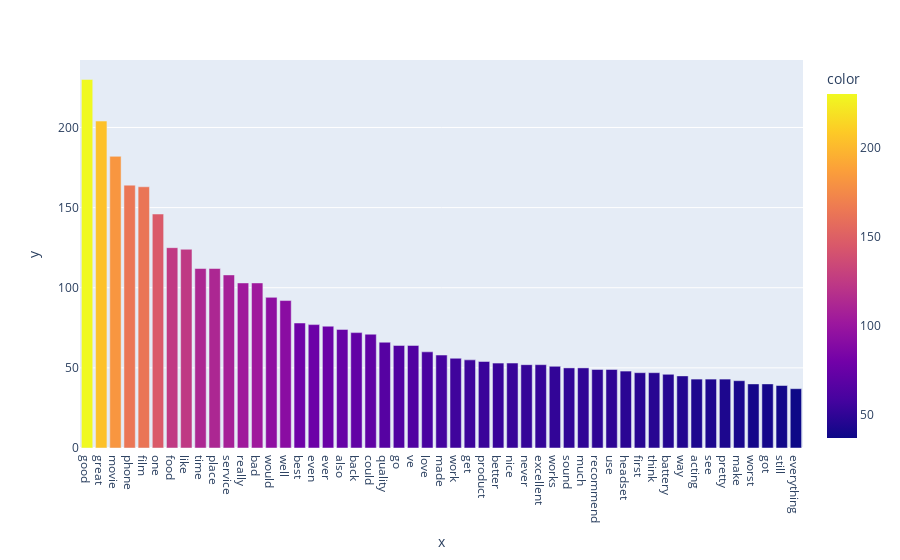

The notebook cell this image was saved under:
### Markdown cell above
#### Unfortunately, the accuracy of two classifiers does not improve after removing stopwords. The reason may be that the stopwords are not the main reason that causes the low accuracy of the classifier. However, after removing stopwords, we can visualize the word frequency with more meaningful words e.g. good, movie, film and so on.

### Code cell
term_frequencies = np.asarray(df_counts_RS.sum(axis=0))[0]
# show the top 1% most frequent terms, 52 terms in this case

percentage = 99
threshold = np.percentile(term_frequencies, percentage)
print(threshold)

df_count_partial = np.array(count_vect.get_feature_names_out())[term_frequencies >= threshold]
term_frequencies_partial = term_frequencies[term_frequencies >= threshold]
# plot and set the color to be the term frequency
# sort X_count_partial and term_frequencies_partial by term_frequencies_partial in descending order
df_count_partial_sort = df_count_partial[np.argsort(term_frequencies_partial)][::-1]
term_frequencies_partial_sort = np.sort(term_frequencies_partial)[::-1]
print(len(df_count_partial_sort), len(term_frequencies_partial_sort))
fig = px.bar(x=df_count_partial_sort, y=term_frequencies_partial_sort, color=term_frequencies_partial_sort)
fig.show()

### Figure 1 — Plotly figure (JSON) as saved in the notebook; plotly's stock layout.template omitted (floating-point values rounded to 4 significant figures)
{"data": [{"alignmentgroup": "True", "hovertemplate": "x=%{x}<br>y=%{y}<br>color=%{marker.color}<extra></extra>", "legendgroup": "", "marker": {"color": [230, 204, 182, 164, 163, 146, 125, 124, 112, 112, 108, 103, 103, 94, 92, 78, 77, 76, 74, 72, 71, 66, 64, 64, 60, 58, 56, 55, 54, 53, 53, 52, 52, 51, 50, 50, 49, 49, 48, 47, 47, 46, 45, 43, 43, 43, 42, 40, 40, 39, 37], "coloraxis": "coloraxis", "pattern": {"shape": ""}}, "name": "", "offsetgroup": "", "orientation": "v", "showlegend": false, "textposition": "auto", "type": "bar", "x": ["good", "great", "movie", "phone", "film", "one", "food", "like", "time", "place", "service", "really", "bad", "would", "well", "best", "even", "ever", "also", "back", "could", "quality", "go", "ve", "love", "made", "work", "get", "product", "better", "nice", "never", "excellent", "works", "sound", "much", "recommend", "use", "headset", "first", "think", "battery", "way", "acting", "see", "pretty", "make", "worst", "got", "still", "everything"], "xaxis": "x", "y": [230, 204, 182, 164, 163, 146, 125, 124, 112, 112, 108, 103, 103, 94, 92, 78, 77, 76, 74, 72, 71, 66, 64, 64, 60, 58, 56, 55, 54, 53, 53, 52, 52, 51, 50, 50, 49, 49, 48, 47, 47, 46, 45, 43, 43, 43, 42, 40, 40, 39, 37], "yaxis": "y"}], "layout": {"barmode": "relative", "coloraxis": {"colorbar": {"title": {"text": "color"}}, "colorscale": [[0, "#0d0887"], [0.1111, "#46039f"], [0.2222, "#7201a8"], [0.3333, "#9c179e"], [0.4444, "#bd3786"], [0.5556, "#d8576b"], [0.6667, "#ed7953"], [0.7778, "#fb9f3a"], [0.8889, "#fdca26"], [1, "#f0f921"]]}, "legend": {"tracegroupgap": 0}, "margin": {"t": 60}, "xaxis": {"anchor": "y", "domain": [0, 1], "title": {"text": "x"}}, "yaxis": {"anchor": "x", "domain": [0, 1], "title": {"text": "y"}}}}
